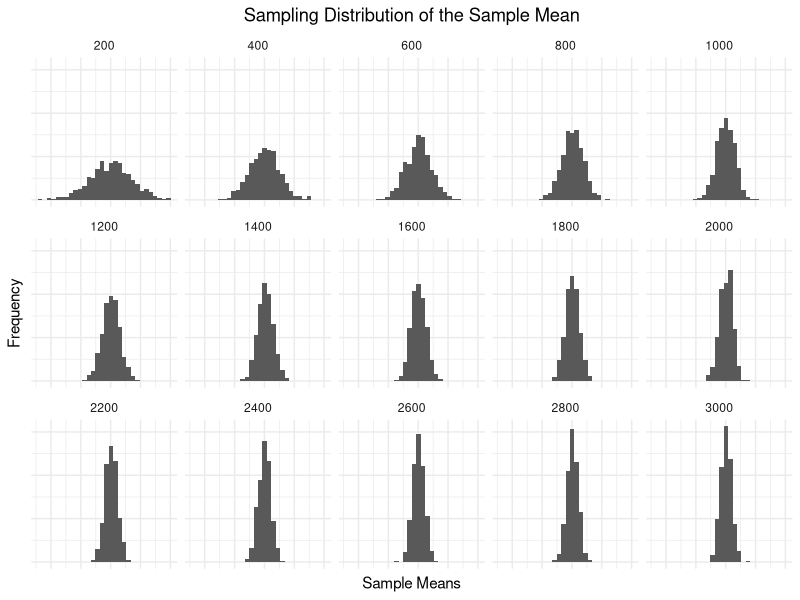

Write the R code that produced this figure.
# File name: Week3_Synch_Session.R
# Description: This script contains code for the Week 3 synchronous session with a focus on the sampling distribution
# Date created: 2024-09-06
# Author: Nicholas Bell (belln@sas.upenn.edu)

# Load the tidyverse
library(tidyverse)

# In the video lectures, we learned that we can decrease the dispersion (increase the precision) of our sample means by increasing our sample size. Yet, pollsters often use small sample sizes of around 1,000 respondents. Why don't pollsters use larger sample sizes to increase the precision of their estimates?

# Let's say we are measuring a variable with a mean of 50 and a standard deviation of 10. (This meanas that How much does the standard deviation of our sample means decrease as we increase our sample size?

population <- rnorm(100000, mean = 50, sd = 10)

sample_size_df <- tibble()
for (sample_size in seq(200, 3000, 200)) {
  sample_means <- replicate(1000, {
    mean(
      sample(population, sample_size, replace = TRUE)
    )
  })
  sample_means_df <- tibble(
    sample_size = sample_size,
    sample_means = sample_means
  )
  sample_size_df <- bind_rows(sample_size_df, sample_means_df)
}

ggplot(sample_size_df, aes(x = sample_means)) +
  geom_histogram() +
  facet_wrap(~sample_size, ncol = 5) +
  labs(
    title = "Sampling Distribution of the Sample Mean",
    x = "Sample Means",
    y = "Frequency"
  ) +
  theme_minimal() +
  theme(
    axis.text = element_blank(),
    axis.ticks = element_blank(),
    plot.title = element_text(hjust = 0.5)
  )

# Now let's work with some real data, specifically from NOAA's National Bouy Data Center (https://www.ndbc.noaa.gov/). The data contains hourly measurements of wind speed, wind direction, air temperature, and water temperature from over a thousand buoys around the world.
